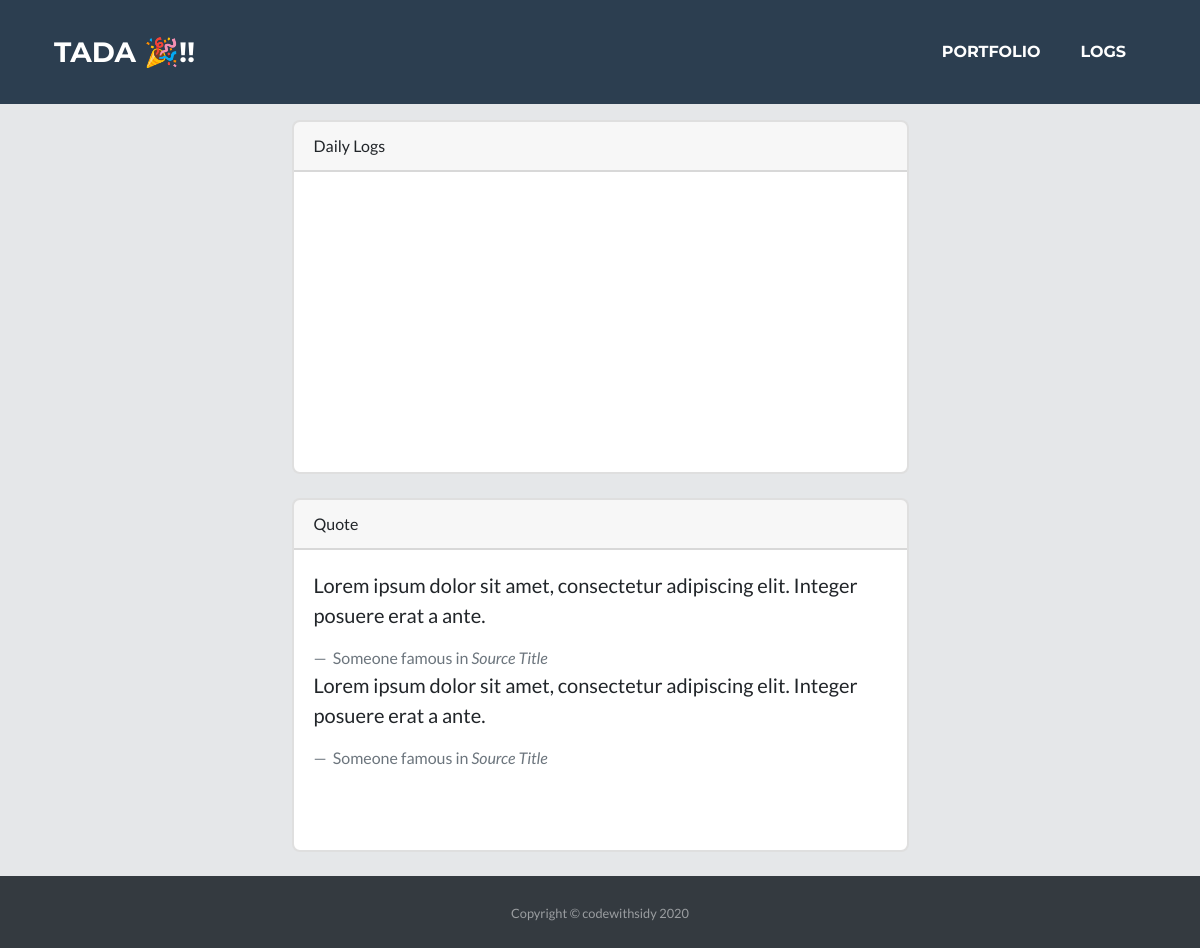
Page /logs on the earlier database version.
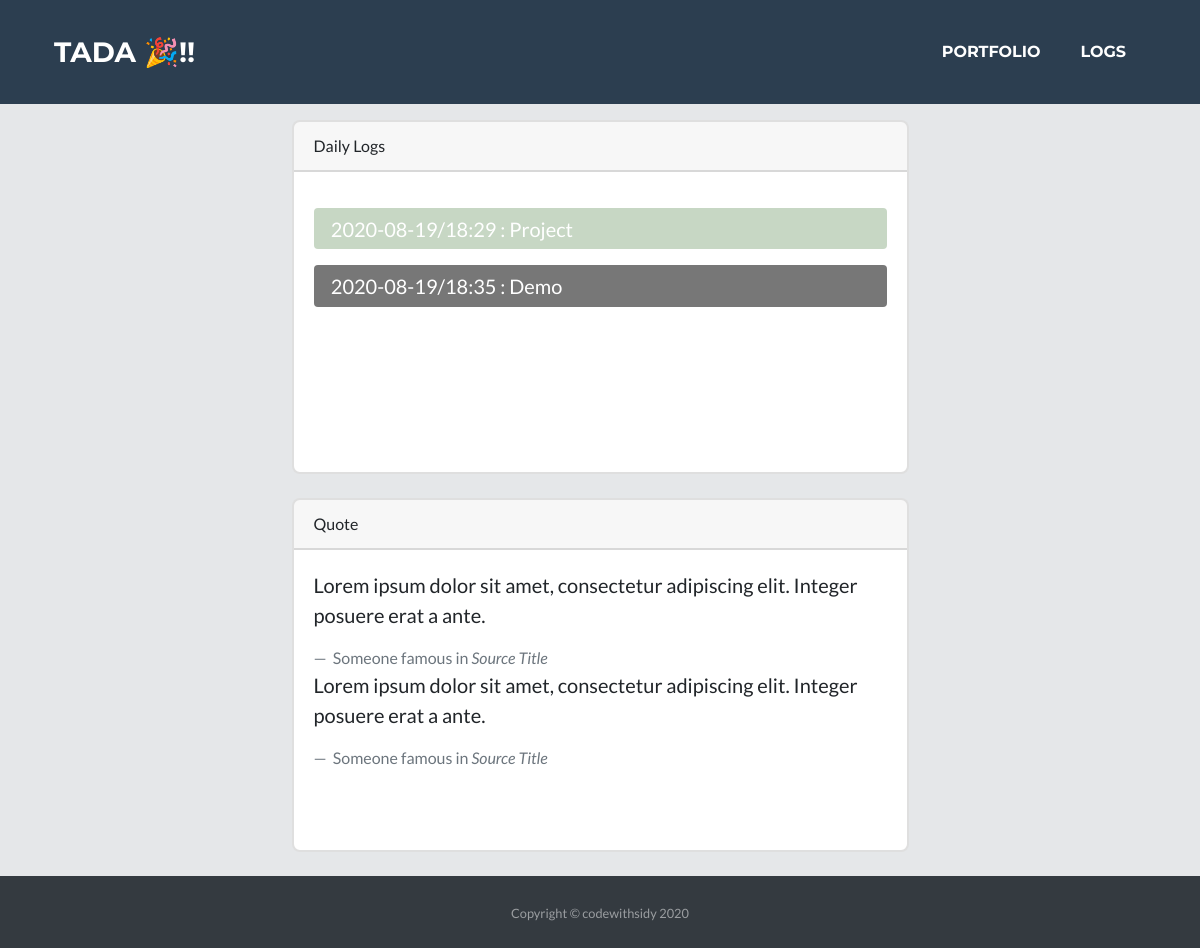
Same page on the later database version.
### app.py (models this page shows)
class Logs(db.Model):
    log_id = db.Column(db.Integer, primary_key=True)
    name = db.Column(db.String(50))
    color = db.Column(db.String(50))
    date = db.Column(db.String(50))
    time = db.Column(db.String(50))
    details = db.Column(db.String(5000))

### app.py (the view)
@app.route('/logs')
def logs():
    data = Logs.query.all()
    return render_template('logs.html',data=data)

### templates/logs.html (shortened to what this page needs)
<!DOCTYPE html>
<html lang="en">
  <head>
    <link
      href="{{url_for('static',filename='css/styles.css')}}"
      rel="stylesheet"
    />
  </head>
  <body class="d-flex flex-column">
    <header class="bg-primary text-center py-2 mb-2">
      <nav class="navbar navbar-expand-lg bg-secondary text-uppercase fixed-top" id="mainNav">
        <div class="container">
            <a class="navbar-brand js-scroll-trigger" href="#page-top">Tada 🎉!!</a>
            <div class="collapse navbar-collapse" id="navbarResponsive">
                <ul class="navbar-nav ml-auto">
                    <li class="nav-item mx-0 mx-lg-1"><a class="nav-link py-3 px-0 px-lg-3 rounded js-scroll-trigger" href="{{url_for('index')}}">Portfolio</a></li>
                    <li class="nav-item mx-0 mx-lg-1"><a class="nav-link py-3 px-0 px-lg-3 rounded js-scroll-trigger" href="{{url_for('logs')}}">Logs</a></li>
                </ul>
            </div>
        </div>
    </nav>
    </header>
    <div id="page-content">
      <div class="container ">
        <div class="row justify-content-center">
          <div class="col-md-7">
            <br />
            <div class="card">
              <div class="card-header">
                Daily Logs
              </div>
              <div class="card-body stuck">
                {% for i in data %}
                <blockquote class="blockquote mb-0">
                  <p>
                    <div class="btn-primary formButtonfront " data-toggle="collapse" href="#{{i.name}}{{i.log_id}}" role="button" aria-expanded="false" aria-controls="collapseExample" style="border-radius: 4px;padding:1%; background-color: {{i.color}}">
                        &nbsp; &nbsp;{{i.date}}/{{i.time}} : {{i.name}}
                      </div>
                  </p>
                </blockquote>
                {% endfor %}
              </div>
            </div>
            <br />
            <div class="card">
              <div class="card-header">
                Quote
              </div>
              <div class="card-body stuck">
                <blockquote class="blockquote mb-0">
                  <p>
                    Lorem ipsum dolor sit amet, consectetur adipiscing elit.
                    Integer posuere erat a ante.
                  </p>
                  <footer class="blockquote-footer">
                    Someone famous in
                    <cite title="Source Title">Source Title</cite>
                  </footer>
                </blockquote>
                <blockquote class="blockquote mb-0">
                  <p>
                    Lorem ipsum dolor sit amet, consectetur adipiscing elit.
                    Integer posuere erat a ante.
                  </p>
                  <footer class="blockquote-footer">
                    Someone famous in
                    <cite title="Source Title">Source Title</cite>
                  </footer>
                </blockquote>
              </div>
            </div>
            <br />
          </div>
        </div>
      </div>
    </div>
    <footer id="sticky-footer" class="py-4 bg-dark text-white-50">
      <div class="container text-center">
        <small>Copyright &copy; codewithsidy 2020</small>
      </div>
    </footer>
  </body>
</html>

### templates/logs.html (style rules this page uses)
html, body { height: 100%; }
#page-content { flex: 1 0 auto; margin-top: 6%; }
#sticky-footer { flex-shrink: none; }
body { background: #E5E7E9 ; background: linear-gradient(to right, #E5E7E9 , #E5E7E9 ); }
.stuck { bottom: 10px; height: 300px; overflow-y: scroll; }
.formButtonfront { width: 700px; max-width: 100%; }

Differences in the rows shown:
added Logs: date "2020-08-19", time "18:29", name "Project"
added Logs: date "2020-08-19", time "18:35", name "Demo"
